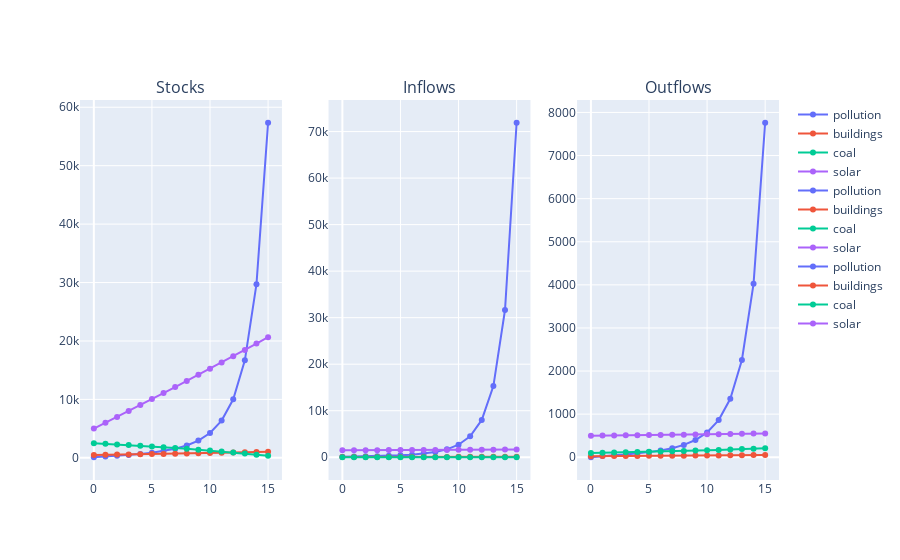

This figure's notebook cell:
### Code cell
stocks, inflows, outflows, time = run_sim(t=16)
res = [stocks, inflows, outflows]
plot_simulation(res)

### Figure 1 — Plotly figure (JSON) as saved in the notebook; plotly's stock layout.template omitted (floating-point values rounded to 4 significant figures)
{"data": [{"marker": {"color": "#636EFA"}, "mode": "lines+markers", "name": "pollution", "showlegend": true, "type": "scatter", "x": [0, 1, 2, 3, 4, 5, 6, 7, 8, 9, 10, 11, 12, 13, 14, 15], "xaxis": "x", "y": [100, 226, 348.3, 490.0, 661.7, 878.7, 1165.0, 1557.0, 2118.0, 2954.0, 4253.0, 6373.0, 10020.0, 16690.0, 29730.0, 57350.0], "yaxis": "y"}, {"marker": {"color": "#EF553B"}, "mode": "lines+markers", "name": "buildings", "showlegend": true, "type": "scatter", "x": [0, 1, 2, 3, 4, 5, 6, 7, 8, 9, 10, 11, 12, 13, 14, 15], "xaxis": "x", "y": [500, 525, 551.2, 578.8, 607.8, 638.1, 670.0, 703.6, 738.7, 775.7, 814.4, 855.2, 897.9, 942.8, 990.0, 1039.0], "yaxis": "y"}, {"marker": {"color": "#00CC96"}, "mode": "lines+markers", "name": "coal", "showlegend": true, "type": "scatter", "x": [0, 1, 2, 3, 4, 5, 6, 7, 8, 9, 10, 11, 12, 13, 14, 15], "xaxis": "x", "y": [2500, 2400, 2295, 2185.0, 2069.0, 1947.0, 1820.0, 1686.0, 1545.0, 1397.0, 1242.0, 1079.0, 908.3, 728.7, 540.1, 342.1], "yaxis": "y"}, {"marker": {"color": "#AB63FA"}, "mode": "lines+markers", "name": "solar", "showlegend": true, "type": "scatter", "x": [0, 1, 2, 3, 4, 5, 6, 7, 8, 9, 10, 11, 12, 13, 14, 15], "xaxis": "x", "y": [5000, 6000, 7005, 8015.0, 9031.0, 10050.0, 11080.0, 12110.0, 13150.0, 14200.0, 15260.0, 16320.0, 17390.0, 18470.0, 19560.0, 20660.0], "yaxis": "y"}, {"marker": {"color": "#636EFA"}, "mode": "lines+markers", "name": "pollution", "showlegend": true, "type": "scatter", "x": [0, 1, 2, 3, 4, 5, 6, 7, 8, 9, 10, 11, 12, 13, 14, 15], "xaxis": "x2", "y": [126, 152.9, 188.9, 238.0, 306.6, 405.0, 550.3, 771.7, 1122.0, 1699.0, 2696.0, 4510.0, 8021.0, 15300.0, 31640.0, 71900.0], "yaxis": "y2"}, {"marker": {"color": "#EF553B"}, "mode": "lines+markers", "name": "buildings", "showlegend": true, "type": "scatter", "x": [0, 1, 2, 3, 4, 5, 6, 7, 8, 9, 10, 11, 12, 13, 14, 15], "xaxis": "x2", "y": [50, 52.5, 55.12, 57.88, 60.78, 63.81, 67.0, 70.36, 73.87, 77.57, 81.44, 85.52, 89.79, 94.28, 99.0, 103.9], "yaxis": "y2"}, {"marker": {"color": "#00CC96"}, "mode": "lines+markers", "name": "coal", "showlegend": true, "type": "scatter", "x": [0, 1, 2, 3, 4, 5, 6, 7, 8, 9, 10, 11, 12, 13, 14, 15], "xaxis": "x2", "y": [0, 0, 0, 0, 0, 0, 0, 0, 0, 0, 0, 0, 0, 0, 0, 0], "yaxis": "y2"}, {"marker": {"color": "#AB63FA"}, "mode": "lines+markers", "name": "solar", "showlegend": true, "type": "scatter", "x": [0, 1, 2, 3, 4, 5, 6, 7, 8, 9, 10, 11, 12, 13, 14, 15], "xaxis": "x2", "y": [1500, 1508.0, 1515.0, 1524.0, 1532.0, 1541.0, 1551.0, 1561.0, 1572.0, 1583.0, 1594.0, 1607.0, 1619.0, 1633.0, 1647.0, 1662.0], "yaxis": "y2"}, {"marker": {"color": "#636EFA"}, "mode": "lines+markers", "name": "pollution", "showlegend": true, "type": "scatter", "x": [0, 1, 2, 3, 4, 5, 6, 7, 8, 9, 10, 11, 12, 13, 14, 15], "xaxis": "x3", "y": [0, 30.59, 47.14, 66.32, 89.55, 118.9, 157.6, 210.8, 286.7, 399.7, 575.6, 862.5, 1356.0, 2258.0, 4023.0, 7761.0], "yaxis": "y3"}, {"marker": {"color": "#EF553B"}, "mode": "lines+markers", "name": "buildings", "showlegend": true, "type": "scatter", "x": [0, 1, 2, 3, 4, 5, 6, 7, 8, 9, 10, 11, 12, 13, 14, 15], "xaxis": "x3", "y": [25, 26.25, 27.56, 28.94, 30.39, 31.91, 33.5, 35.18, 36.94, 38.78, 40.72, 42.76, 44.9, 47.14, 49.5, 51.97], "yaxis": "y3"}, {"marker": {"color": "#00CC96"}, "mode": "lines+markers", "name": "coal", "showlegend": true, "type": "scatter", "x": [0, 1, 2, 3, 4, 5, 6, 7, 8, 9, 10, 11, 12, 13, 14, 15], "xaxis": "x3", "y": [100, 105, 110.2, 115.8, 121.6, 127.6, 134.0, 140.7, 147.7, 155.1, 162.9, 171.0, 179.6, 188.6, 198.0, 207.9], "yaxis": "y3"}, {"marker": {"color": "#AB63FA"}, "mode": "lines+markers", "name": "solar", "showlegend": true, "type": "scatter", "x": [0, 1, 2, 3, 4, 5, 6, 7, 8, 9, 10, 11, 12, 13, 14, 15], "xaxis": "x3", "y": [500, 502.5, 505.1, 507.9, 510.8, 513.8, 517.0, 520.4, 523.9, 527.6, 531.4, 535.5, 539.8, 544.3, 549.0, 553.9], "yaxis": "y3"}], "layout": {"annotations": [{"font": {"size": 16}, "showarrow": false, "text": "Stocks", "x": 0.1444, "xanchor": "center", "xref": "paper", "y": 1, "yanchor": "bottom", "yref": "paper"}, {"font": {"size": 16}, "showarrow": false, "text": "Inflows", "x": 0.5, "xanchor": "center", "xref": "paper", "y": 1, "yanchor": "bottom", "yref": "paper"}, {"font": {"size": 16}, "showarrow": false, "text": "Outflows", "x": 0.8556, "xanchor": "center", "xref": "paper", "y": 1, "yanchor": "bottom", "yref": "paper"}], "xaxis": {"anchor": "y", "domain": [0, 0.2889]}, "xaxis2": {"anchor": "y2", "domain": [0.3556, 0.6444]}, "xaxis3": {"anchor": "y3", "domain": [0.7111, 1]}, "yaxis": {"anchor": "x", "domain": [0, 1]}, "yaxis2": {"anchor": "x2", "domain": [0, 1]}, "yaxis3": {"anchor": "x3", "domain": [0, 1]}}}
